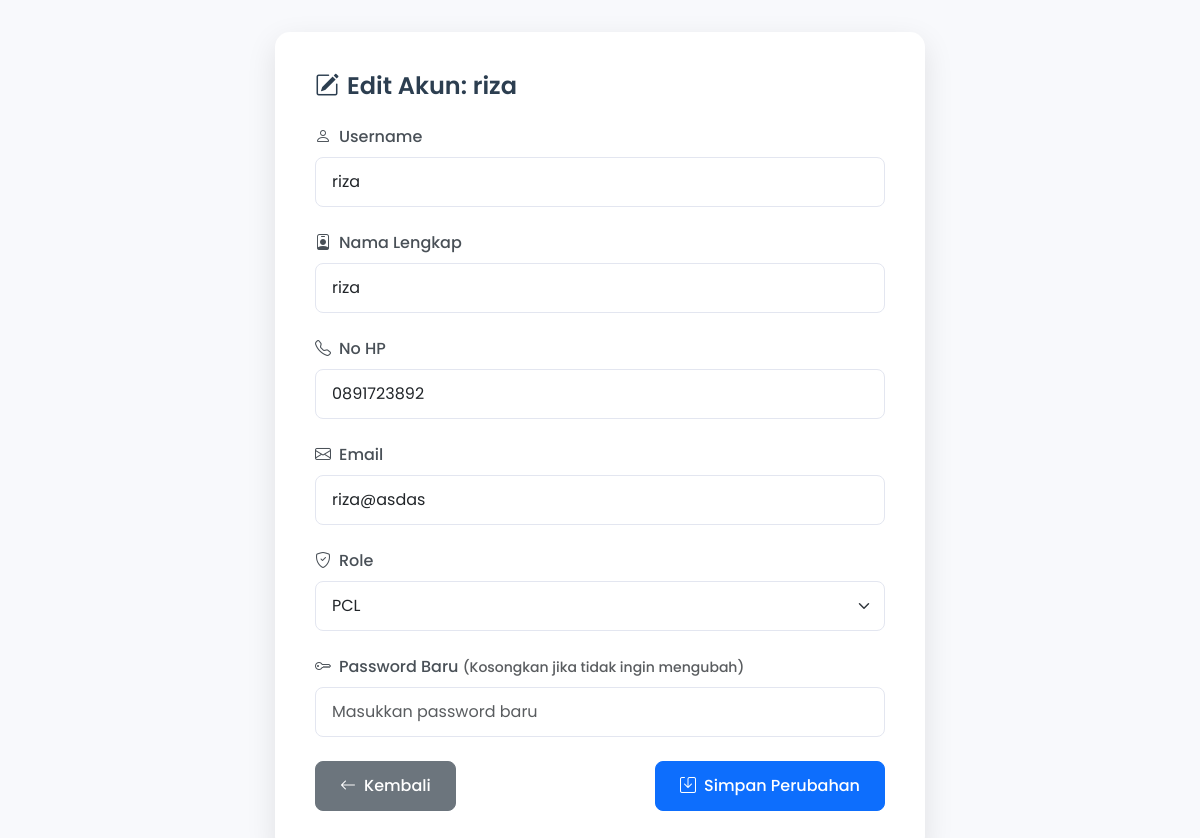
The page /service/super-admin/edit_akun.php?id=16 (signed in) on the database as committed earlier.
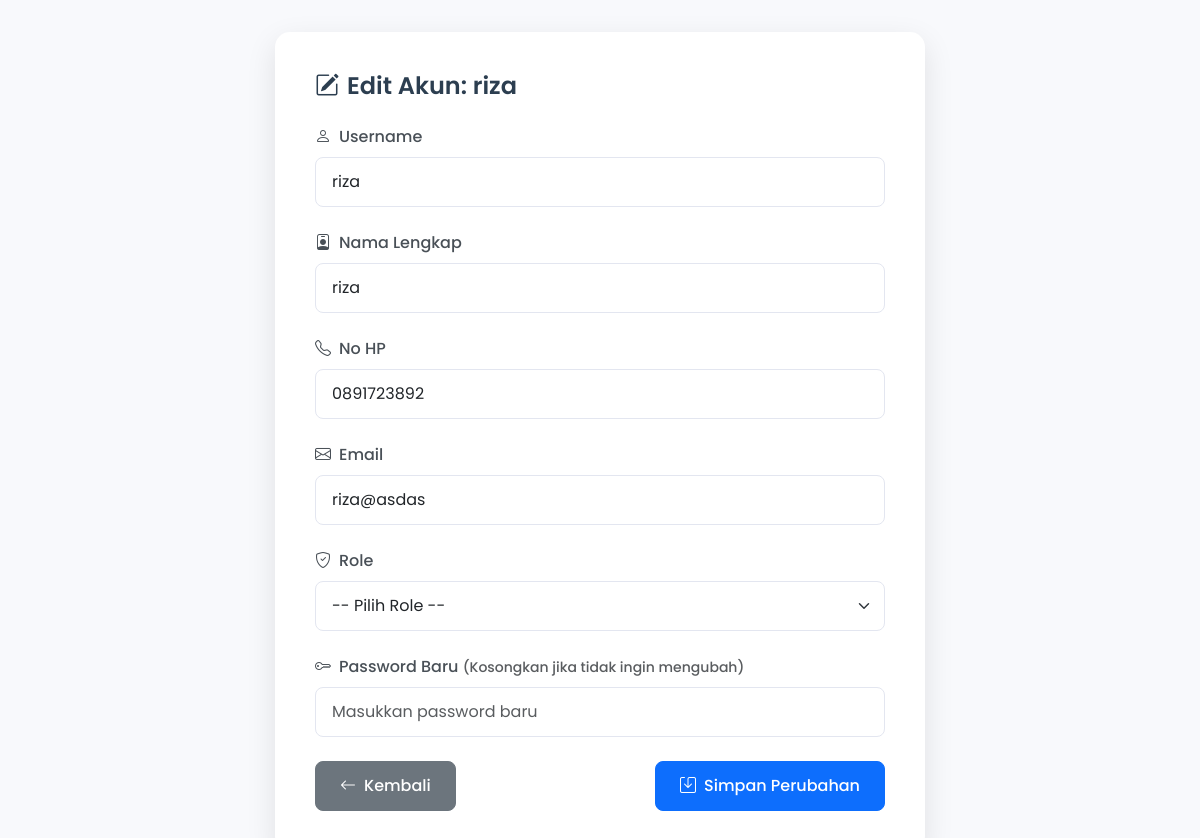
The same page on the database as committed later.
### tables this page shows
CREATE TABLE `users` (
  `id` int(11) NOT NULL,
  `username` varchar(50) NOT NULL,
  `password` varchar(255) NOT NULL,
  `nama_lengkap` varchar(100) DEFAULT NULL,
  `no_hp` varchar(20) NOT NULL,
  `email` varchar(50) NOT NULL,
  `role` enum('pcl','pml','supervisor') DEFAULT 'pcl',
  `created_at` timestamp NOT NULL DEFAULT current_timestamp(),
  `updated_at` timestamp NULL DEFAULT NULL ON UPDATE current_timestamp()
);

### service/super-admin/edit_akun.php (the view, shortened to what this page needs)
<?php
include '../../config/koneksi.php';
$id = isset($_GET['id']) ? intval($_GET['id']) : 0;
$query = mysqli_query($conn, "SELECT * FROM users WHERE id = $id");
$user = mysqli_fetch_assoc($query);
?>
<!DOCTYPE html>
<html lang="id">
<head>
    <link href="https://cdn.jsdelivr.net/npm/bootstrap@5.3.0/dist/css/bootstrap.min.css" rel="stylesheet">
    <link href="https://cdn.jsdelivr.net/npm/bootstrap-icons@1.10.5/font/bootstrap-icons.css" rel="stylesheet">
</head>
<body>
<div class="container-fluid">
    <div class="row justify-content-center">
        <div class="col-12">
            <div class="card">
                <div class="card-body">
                    <h4>
                        <i class="bi bi-pencil-square me-2"></i>Edit Akun: <?= htmlspecialchars($user['username']) ?>
                    </h4>
                    <form method="post" autocomplete="off">
                        <div class="mb-3">
                            <label class="form-label">
                                <i class="bi bi-person me-2"></i>Username
                            </label>
                            <input type="text" name="username" class="form-control" required
                                   value="<?= htmlspecialchars($user['username']); ?>"
                                   placeholder="Masukkan username">
                        </div>
                        <div class="mb-3">
                            <label class="form-label">
                                <i class="bi bi-person-badge me-2"></i>Nama Lengkap
                            </label>
                            <input type="text" name="nama_lengkap" class="form-control" required
                                   value="<?= htmlspecialchars($user['nama_lengkap']); ?>"
                                   placeholder="Masukkan nama lengkap">
                        </div>
                        <div class="mb-3">
                            <label class="form-label">
                                <i class="bi bi-telephone me-2"></i>No HP
                            </label>
                            <input type="text" name="no_hp" class="form-control" required
                                   value="<?= htmlspecialchars($user['no_hp']); ?>"
                                   placeholder="Masukkan nomor HP">
                        </div>
                        <div class="mb-3">
                            <label class="form-label">
                                <i class="bi bi-envelope me-2"></i>Email
                            </label>
                            <input type="email" name="email" class="form-control" required
                                   value="<?= htmlspecialchars($user['email']); ?>"
                                   placeholder="Masukkan email">
                        </div>
                        <div class="mb-3">
                            <label class="form-label">
                                <i class="bi bi-shield-check me-2"></i>Role
                            </label>
                            <select name="role" class="form-select" required>
                                <option value="">-- Pilih Role --</option>
                                <option value="pcl" <?= $user['role'] === 'pcl' ? 'selected' : '' ?>>PCL</option>
                            </select>
                        </div>
                        <div class="mb-3">
                            <label class="form-label">
                                <i class="bi bi-key me-2"></i>Password Baru
                                <span class="text-muted">(Kosongkan jika tidak ingin mengubah)</span>
                            </label>
                            <input type="password" name="password" class="form-control"
                                   placeholder="Masukkan password baru">
                        </div>
                        <div class="d-flex justify-content-between">
                            <a href="monitoring_akun.php" class="btn btn-secondary btn-custom">
                                <i class="bi bi-arrow-left me-2"></i>Kembali
                            </a>
                            <button type="submit" class="btn btn-primary btn-custom">
                                <i class="bi bi-save me-2"></i>Simpan Perubahan
                            </button>
                        </div>
                    </form>
                </div>
            </div>
        </div>
    </div>
</div>
</body>
</html>

Rows that differ between the two databases and show on the page:
changed users "riza": role "PCL" → (not shown)
Other text that changed with them:
form field role: (not shown) → "-- Pilih Role --"
